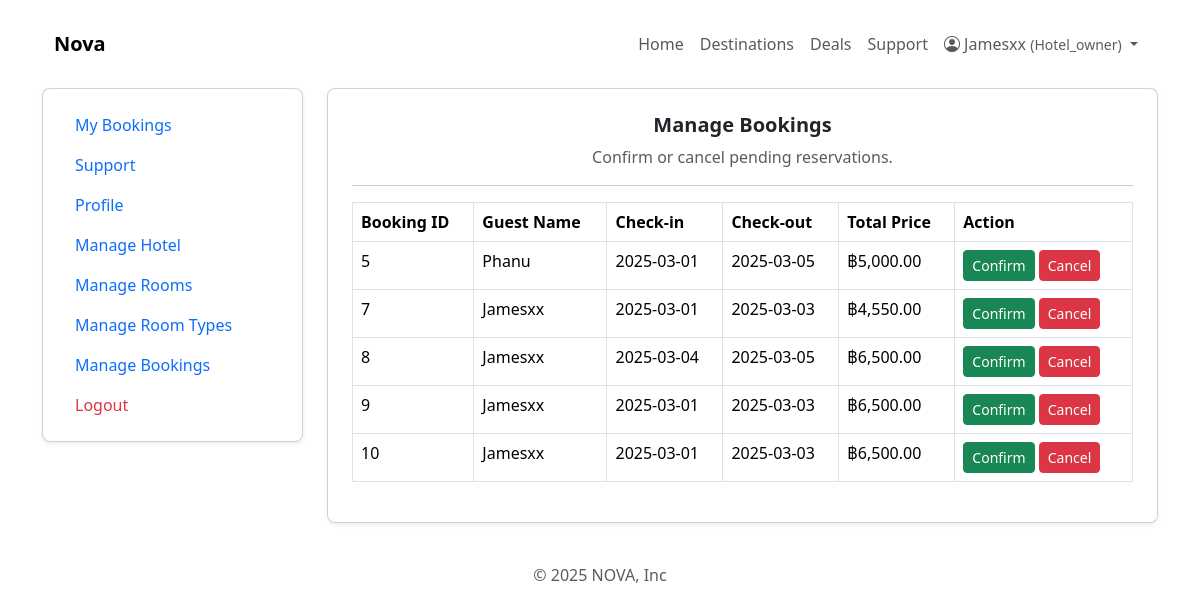
Before: /hotel/manage-bookings.php (signed in) with the older database file.
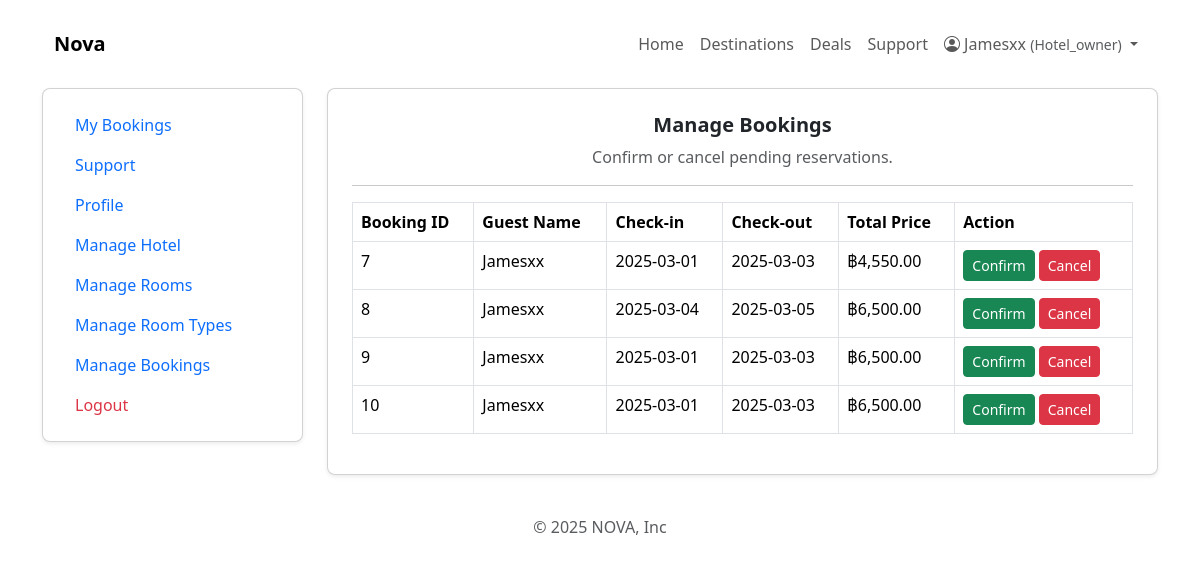
After: the same page with the newer database file.
### tables this page shows
CREATE TABLE `reservations` (
  `id` int(11) NOT NULL,
  `user_id` int(11) NOT NULL,
  `hotel_id` int(11) NOT NULL,
  `check_in` date NOT NULL,
  `check_out` date NOT NULL,
  `total_price` decimal(10,2) NOT NULL,
  `status` enum('pending','confirmed','cancelled') DEFAULT 'pending',
  `created_at` timestamp NOT NULL DEFAULT current_timestamp()
);

CREATE TABLE `users` (
  `id` int(11) NOT NULL,
  `name` varchar(100) NOT NULL,
  `email` varchar(150) NOT NULL,
  `password` varchar(255) NOT NULL,
  `phone` varchar(20) DEFAULT NULL,
  `created_at` timestamp NOT NULL DEFAULT current_timestamp(),
  `role` enum('admin','hotel_owner','user') NOT NULL DEFAULT 'user'
);

### hotel/manage-bookings.php (the view, shortened to what this page needs)
<?php
require_once("../partials/header.php");
require_once("../partials/nav.php");
$stmt = $pdo->prepare("SELECT r.*, u.name AS guest_name FROM reservations r
    JOIN users u ON r.user_id = u.id
    WHERE r.status = 'pending'");
$stmt->execute();
$reservations = $stmt->fetchAll(PDO::FETCH_ASSOC);
?>
<main>
    <div class="row">
        <?php require_once("../partials/sidebar.php"); ?>
        <div class="col-md-8 col-lg-9">
            <div class="card shadow-sm rounded-3">
                <div class="card-body p-4">
                    <h5 class="fw-bold text-center">Manage Bookings</h5>
                    <p class="text-muted text-center">Confirm or cancel pending reservations.</p>
                    <hr class="my-3">
                    <?php if (empty($reservations)) : ?>
                        <p class="text-center text-muted">No pending reservations.</p>
                    <?php else : ?>
                        <table class="table table-bordered">
                            <thead>
                                <tr>
                                    <th>Booking ID</th>
                                    <th>Guest Name</th>
                                    <th>Check-in</th>
                                    <th>Check-out</th>
                                    <th>Total Price</th>
                                    <th>Action</th>
                                </tr>
                            </thead>
                            <tbody>
                                <?php foreach ($reservations as $r) : ?>
                                    <tr>
                                        <td><?= htmlspecialchars($r['id']); ?></td>
                                        <td><?= htmlspecialchars($r['guest_name']); ?></td>
                                        <td><?= htmlspecialchars($r['check_in']); ?></td>
                                        <td><?= htmlspecialchars($r['check_out']); ?></td>
                                        <td>฿<?= number_format($r['total_price'], 2); ?></td>
                                        <td>
                                            <form action="update-booking.php" method="POST" class="d-inline">
                                                <button type="submit" name="confirm" class="btn btn-success btn-sm">Confirm</button>
                                            </form>
                                            <form action="update-booking.php" method="POST" class="d-inline">
                                                <button type="submit" name="cancel" class="btn btn-danger btn-sm">Cancel</button>
                                            </form>
                                        </td>
                                    </tr>
                                <?php endforeach; ?>
                            </tbody>
                        </table>
                    <?php endif; ?>
                </div>
            </div>
        </div>
    </div>
</main>
<?php require_once("../partials/footer.php"); ?>

Changed rows visible on the page:
no longer on this page (row edited): reservations: id "5", user.name "Phanu", check_in "2025-03-01", check_out "2025-03-05", total_price "5,000.00"
